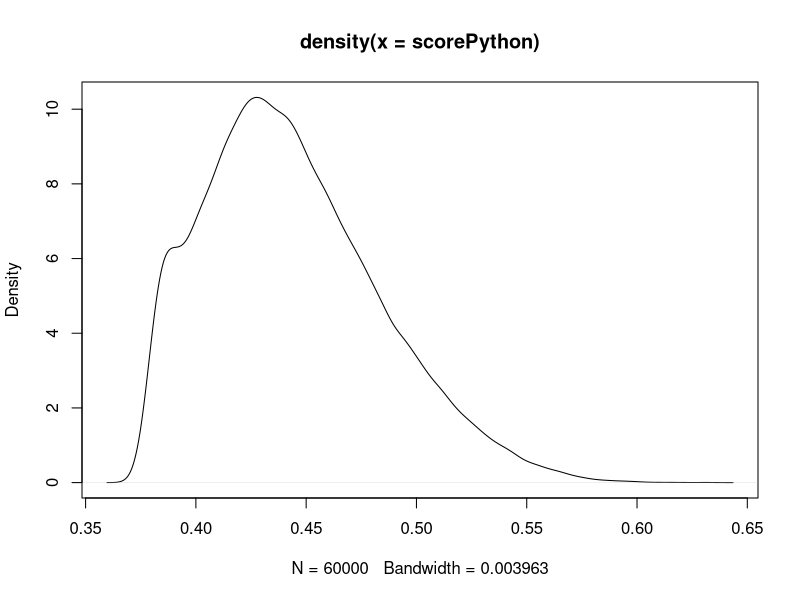
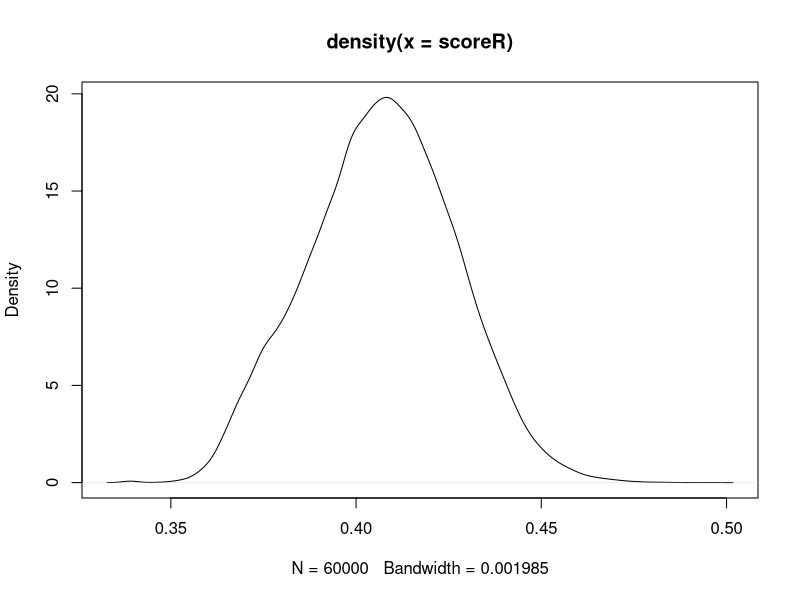
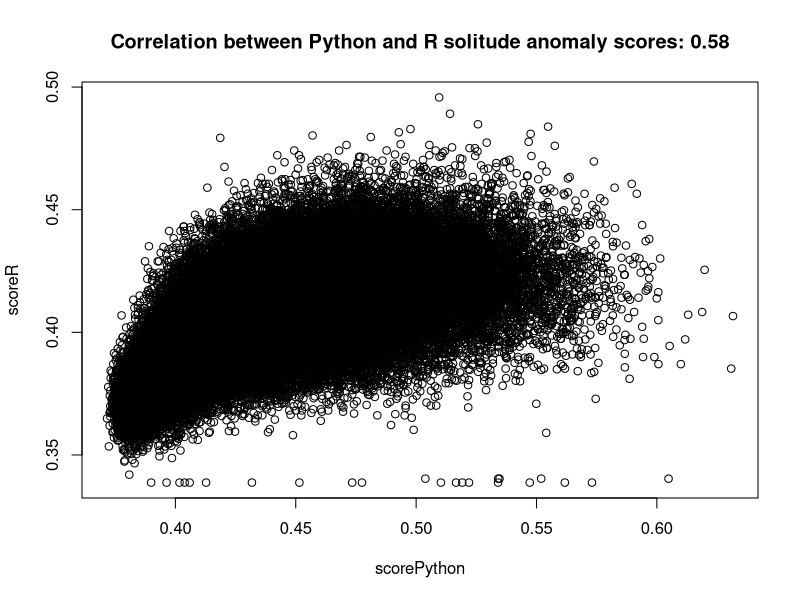

The R source for these figures, in order:
# compare the anomaly scores from Python and R
digitLabels = read.csv("labels.csv")
scoresR = read.csv("solitudeRScores.csv")
scoresPython = read.csv("pythonScores.csv")
  
analyzeData = data.frame("digitLabel" = digitLabels$digitLabel,
	"scoreR" = scoresR$iforestRScore.anomaly_score,
	"scorePython" = scoresPython$iforestPythonScore)

# Note that distributions of anomaly scores have different shapes
# Are there hyperparameter settings that may bring the 
# Python and R results closer together?
pdf(file = "fig-python-anomaly-scores.pdf", width = 11, height = 8.5)
with(analyzeData, plot(density(scorePython)))
dev.off()

pdf(file = "fig-r-anomaly-scores.pdf", width = 11, height = 8.5)
with(analyzeData, plot(density(scoreR)))
dev.off()

pdf(file = "fig-scatterplot-solitude-anomaly-scores.pdf", width = 11, height = 8.5)
with(analyzeData, plot(scorePython,scoreR))
title(paste("Correlation between Python and R solitude anomaly scores:",
	as.character(round(with(analyzeData,cor(scorePython,scoreR)),digits = 2))))
dev.off()


